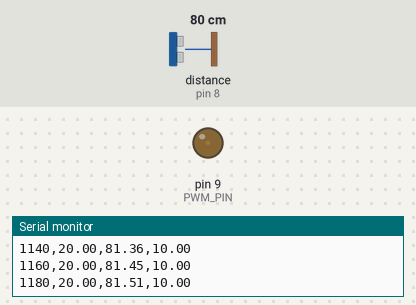
Bench run of a sketch on a simulated Arduino Uno, built with avr-gcc and run on an emulated ATmega328P. On the bench: output pins drawn as LEDs (lit = HIGH), the last lines printed to the serial monitor. Wiring (inferred from the names in the program): ultrasonic range finder: trigger pin 7; echo pin 8. The inputs (shaded band) are chosen by the test bench; at power-on: distance to the obstacle (sensor on pin 8) 80 cm. The echo pulse lasts 58.3 µs per cm; pins used as bus, display or sensor lines are not drawn.

Above: at 3.2 s.
3.3 s: distance to the obstacle (sensor on pin 8) set to 2 cm
At 3.49 s:
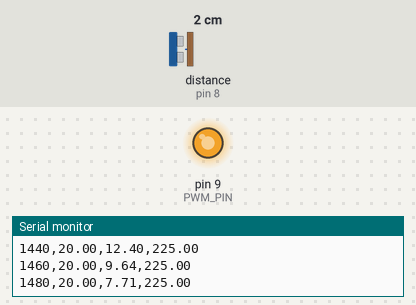
6.3 s: distance to the obstacle (sensor on pin 8) set to 35 cm
At 7.96 s:
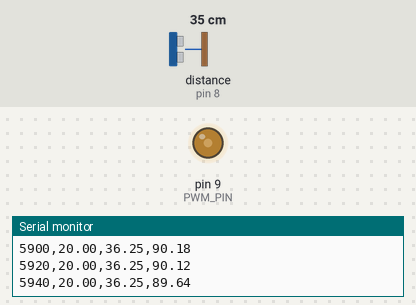
9.3 s: distance to the obstacle (sensor on pin 8) set to 228 cm
Timing chart, 0 to 12.3 s (numbered marks = the images above; inputs shaded):
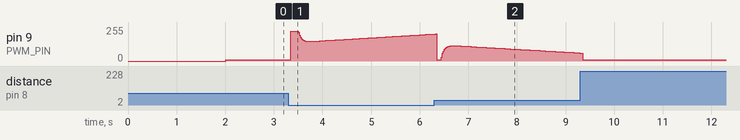

The sketch:

Controlado_pwm_base.ino
```cpp
/*
 * CONTROLADOR PID CON FEEDFORWARD (BASE)
 * Solución al problema de "subida y bajada":
 * - Se añade un PWM_BASE de 135 (aprox lo necesario para flotar).
 * - El PID ahora trabaja mucho más relajado.
 */

// ===== PINES =====
const int trigPin = 7;
const int echoPin = 8;
const int PWM_PIN = 9;

// ===== FILTROS =====
const int NUM_READINGS = 5;
float readings[NUM_READINGS];
int readIndex = 0;
const float ALPHA = 0.3; // Filtro suave
float filteredHeight = 0;

// ===== PID TUNING (RECALCULADO PARA BASE 135) =====
// Al tener una base, ya no necesitamos Kp gigantes.
double Kp = 2.5;   // Reacción suave pero firme
double Ki = 1.3;   // Corrección fina de error estático
double Kd = 1.2;   // Freno para estabilidad (ahora sí funcionará bien)

// ===== CONFIGURACIÓN FÍSICA =====
double pwm_base = 100.0; // ¡EL SECRETO! Valor aproximado para flotar (hover)
// Si el dron es muy pesado y no sube, aumenta esto a 140.
// Si sube solo sin parar, bájalo a 130.

// ===== VARIABLES =====
double setpoint = 20.0;
double input_height = 0;
double output_pwm = 0;

// PID Internals
double error, lastError = 0;
double integral = 0;
unsigned long lastTime = 0;
unsigned long startTime = 0;

// Límites
const int PWM_MIN = 10;
const int PWM_MAX = 225;

void setup() {
  Serial.begin(115200);
  pinMode(trigPin, OUTPUT);
  pinMode(echoPin, INPUT);
  pinMode(PWM_PIN, OUTPUT);

  // Inicializar buffers
  float firstRead = readRawSonar();
  for (int i = 0; i < NUM_READINGS; i++) readings[i] = firstRead;
  filteredHeight = firstRead;

  delay(2000);
  startTime = millis();

  Serial.println("Tiempo(ms),Setpoint(cm),Altura(cm),PWM");
}

void loop() {
  unsigned long now = millis();

  if (now - lastTime >= 20) { // 50Hz
    double dt = (now - lastTime) / 1000.0;
    lastTime = now;

    // 1. LECTURA
    float raw = readRawSonar();
    float median = getMedian(raw);
    filteredHeight = (ALPHA * median) + ((1.0 - ALPHA) * filteredHeight);
    input_height = filteredHeight;

    // 2. PID
    error = setpoint - input_height;

    // Anti-windup
    if (output_pwm < PWM_MAX && output_pwm > PWM_MIN) {
        integral += (error * dt);
    }

    // Derivada
    double derivative = (error - lastError) / dt;

    // CALCULO FINAL: BASE + PID
    // Aquí está la magia: Base sostiene, PID corrige.
    double PID_out = pwm_base + (Kp * error) + (Ki * integral) + (Kd * derivative);
    output_pwm = PID_out;

    // 3. SALIDA
    if (output_pwm > PWM_MAX) output_pwm = PWM_MAX;
    if (output_pwm < PWM_MIN) output_pwm = PWM_MIN;

    analogWrite(PWM_PIN, (int)output_pwm);
    lastError = error;

    // 4. LOG
    Serial.print(now - startTime);
    Serial.print(",");
    Serial.print(setpoint);
    Serial.print(",");
    Serial.print(input_height);
    Serial.print(",");
    Serial.println(output_pwm);
  }
}

// === AUXILIARES ===
float readRawSonar() {
  digitalWrite(trigPin, LOW); delayMicroseconds(2);
  digitalWrite(trigPin, HIGH); delayMicroseconds(10);
  digitalWrite(trigPin, LOW);
  long duration = pulseIn(echoPin, HIGH, 18000);
  if (duration == 0) return readings[readIndex];
  return (duration / 2.0) / 29.1 + 1.5;
}

float getMedian(float newVal) {
  readings[readIndex] = newVal;
  readIndex = (readIndex + 1) % NUM_READINGS;
  float sorted[NUM_READINGS];
  for (int i=0; i<NUM_READINGS; i++) sorted[i] = readings[i];
  for (int i=0; i<NUM_READINGS-1; i++) {
    for (int j=0; j<NUM_READINGS-i-1; j++) {
      if (sorted[j] > sorted[j+1]) {
        float temp = sorted[j]; sorted[j] = sorted[j+1]; sorted[j+1] = temp;
      }
    }
  }
  return sorted[NUM_READINGS/2];
}
```
